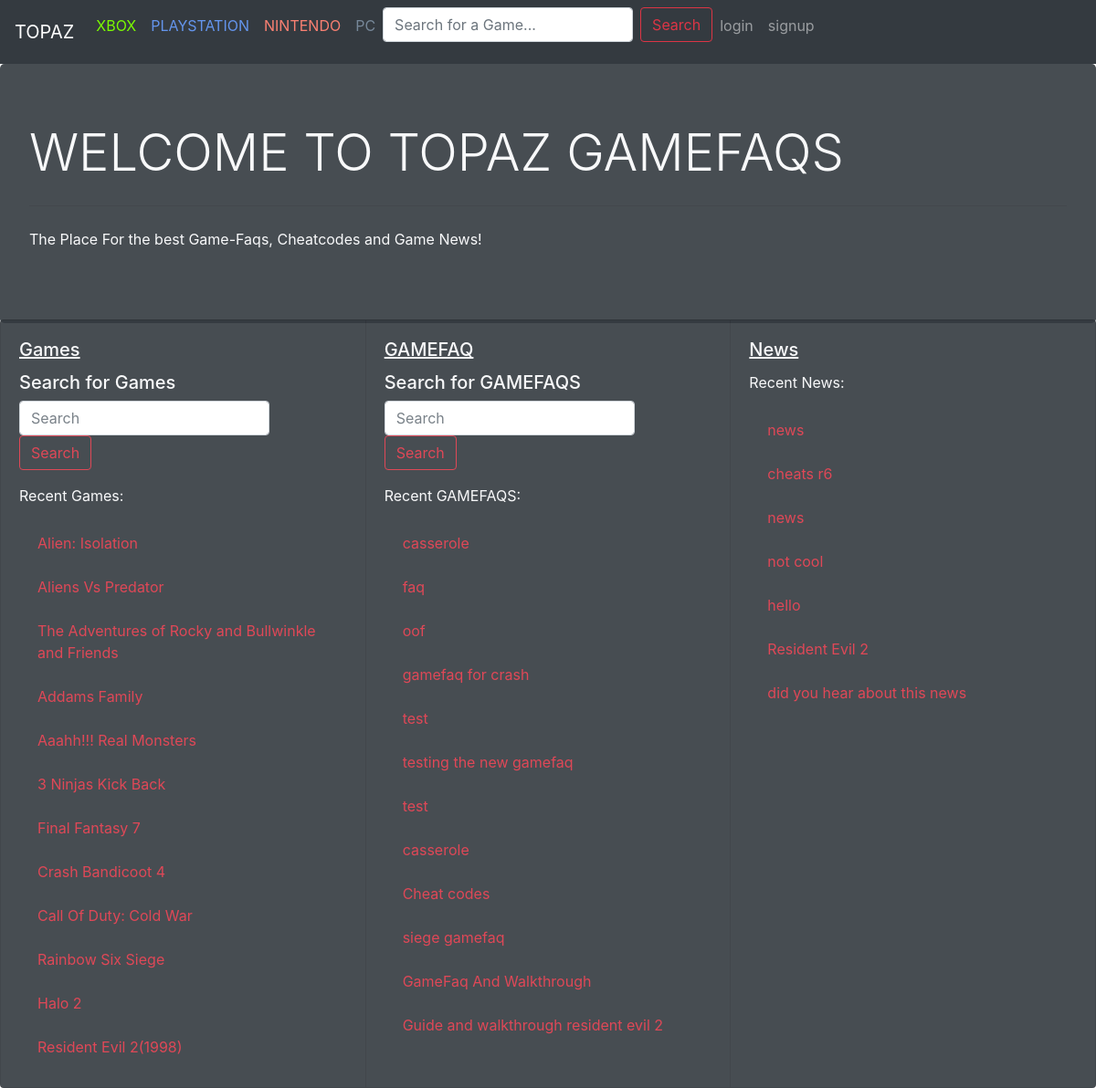
The app's page /, older data.
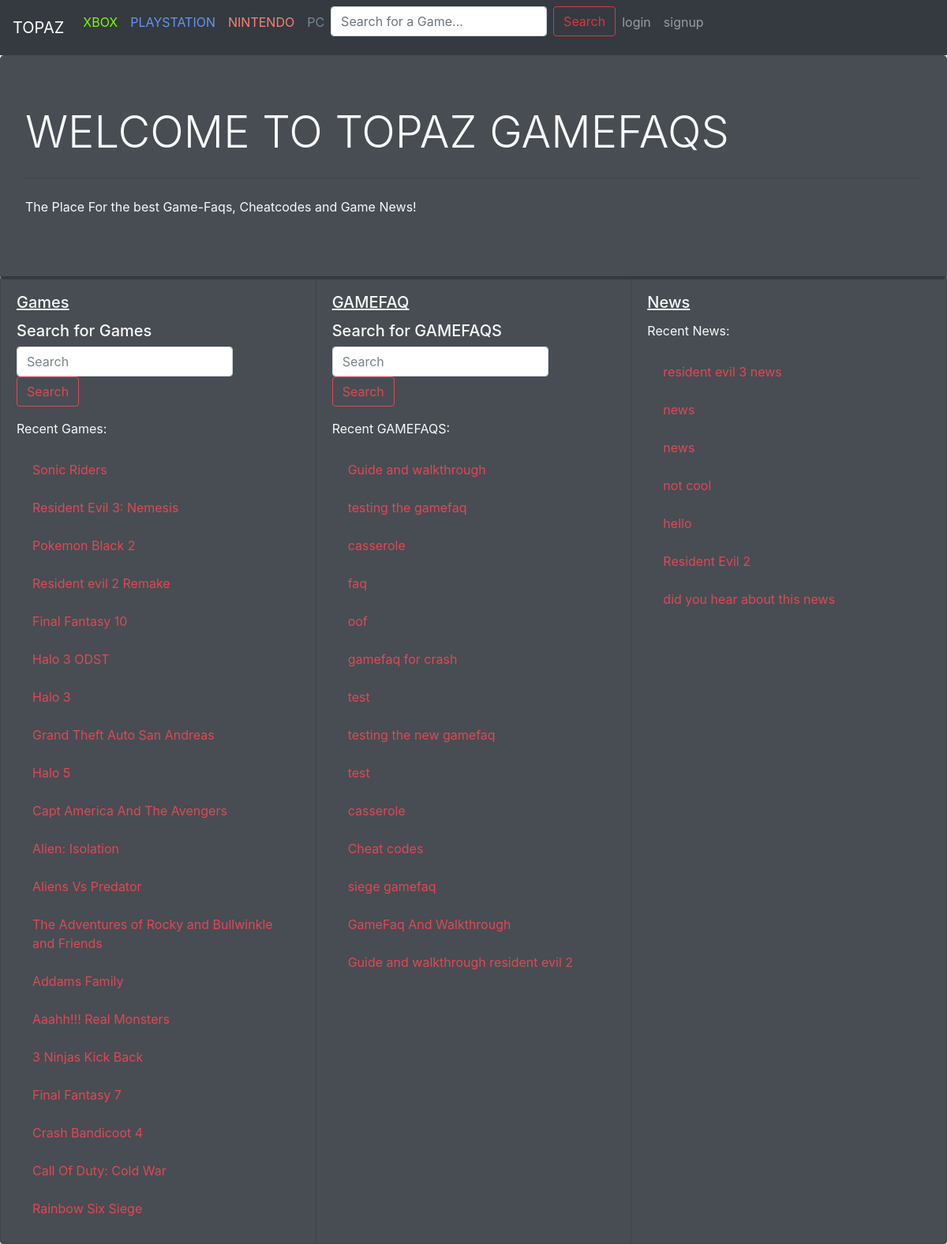
The same page, newer data.
### game_app/models.py (models this page shows, shortened)
class Game(models.Model):
    genres=[('ACTION','ACTION'),('RPG','RPG'),('SHOOTER','SHOOTER'),('HORROR',"HORROR"),]
    title = models.CharField(max_length=100)
    genre = models.TextField(
        max_length=40,
        choices= genres
    )
    consoles = models.ManyToManyField(Console, symmetrical=False, blank=True, related_name="console_game")
    date_realesed = models.DateField()
    image = models.ImageField(upload_to="gallery")

### gamefaq_app/models.py (models this page shows, shortened)
class GameFaq(models.Model):
    difficulties= [('EASY','EASY'),('INTERMEDIATE','INTERMEDIATE'),('HARD','HARD')]
    title = models.CharField(max_length=300)
    game = models.ForeignKey(Game,  on_delete=models.CASCADE, related_name="faq_game")
    body = models.TextField()
    difficulty = models.CharField(max_length=85, choices=difficulties)
    consoles = models.ForeignKey(Console,on_delete=models.CASCADE, blank=True, related_name="console_gamefaq", null=True)
    author = models.ForeignKey(GamefaqUser, on_delete=models.CASCADE, related_name="gamefaq_author")
    postdate = models.DateTimeField(default=timezone.now),
    ptype = models.CharField(max_length=25, choices=[('CHEATCODES', 'CHEATCODES'), ('GAMEFAQ', 'GAMEFAQ')], default='GAMEFAQ')
    upvotes = models.IntegerField(default=0)
    downvotes = models.IntegerField(default=0)

### news_app/models.py (models this page shows, shortened)
class Newspost(models.Model):
    title = models.CharField(max_length=150)
    body = models.TextField()
    game = models.ForeignKey(
        Game, on_delete=models.CASCADE, related_name="thegame")
    author = models.ForeignKey(
        GamefaqUser, on_delete=models.CASCADE, related_name="news_author")

### gamefaq_app/views.py (the view)
# urls.py: path('', gamefaqviews.indexview, name='home'),
def indexview(request):
    i = 0
    p = 0
    j = 0
    recentgames = []
    recentnews = []
    recentfaqs = []
    f = Game.objects.all().order_by("-id")
    for game in f:
        if i < 20:
            recentgames.append(game)
            i += 1
    n = Newspost.objects.all().order_by("-id")
    for news in n:
        if p < 20:
            recentnews.append(news)
            p += 1
    g = GameFaq.objects.all().order_by("-id")
    for faq in g:
        if j < 20:
            recentfaqs.append(faq)
            j += 1
    return render(request, "index.html", {"f": recentgames, "n": recentnews, "g": recentfaqs})

### templates/index.html (shortened to what this page needs)
{% include "bootstrap.html" %} {% include "navbar.html"%} {% load static %}
<link rel="stylesheet" href="{% static 'css/topaz.css' %}" type="text/css" />
  <div class="jumbotron bg-dark text-light" id='tron'>
    <h1 class="display-4">WELCOME TO TOPAZ GAMEFAQS</h1>
    <hr class="my-4" />
    <p>The Place For the best Game-Faqs, Cheatcodes and Game News!</p>
  </div>
  <div class="card-group">
    <div class="card bg-dark text-light" >
      <div class="card-body">
        <h5 class="card-title"><u>Games</u></h5>
           <h5> Search for Games </h5>
       <form
          class="form-inline"
          action="{% url 'search_results' %}"
          method="get"
        >
          <input
            name="q"
            class="form-control mr-sm-2"
            type="search"
            placeholder="Search"
            aria-label="Search"
          />
          <button class="btn btn-outline-danger my-2 my-sm-0" type="submit">
            Search
          </button>
        </form>
        <p class="card-text">Recent Games:</p>
        <ul class="list-group list-group-flush">
        {% for e in f %}
        <li class="list-group-item bg-dark">
          <a id="game" href="/game/{{e.id}}"class="text-danger">{{e.title}}</a>
        </li>
        {% endfor %}
        </ul>
      </div>
  </div>
      <div class="card bg-dark text-light">
        <div class="card-body">
          <h5 class="card-title"><u>GAMEFAQ</u></h5>
          <h5>Search for GAMEFAQS</h5>
              <form class="form-inline" action="{% url 'search_result' %}" method="get">
        <input
          name="q"
          class="form-control mr-sm-2"
          type="search"
          placeholder="Search"
          aria-label="Search"
        />
        <button class="btn btn-outline-danger my-2 my-sm-0" type="submit">
          Search
        </button>
        </form>
          <p class="card-text">Recent GAMEFAQS:</p>
           <ul class="list-group list-group-flush">
          {% for e in g %}
          <li class="list-group-item bg-dark">
            <a  href="/gamefaq/{{e.id}}"class="text-danger">{{e.title}}</a>
          </li>
          {% endfor %}
        </ul>
      </div>
      </div>
    <div class="card bg-dark text-light" >
      <div class="card-body">
        <h5 class="card-title"><u>News</u></h5>
        <p class="card-text">Recent News:</p>
        <ul class="list-group list-group-flush">
        {% for e in n %}
        <li class="list-group-item bg-dark">
        <a  href="/newspost/{{e.id}}" class="text-danger">{{e.title}}</a>
        </li>
        {% endfor %}
        </ul>
      </div>
    </div>
  </div>

Row changes from the older to the newer data that the page shows:
no longer on this page (row unchanged): Game: title "Halo 2"
no longer on this page (row unchanged): Game: title "Resident Evil 2(1998)"
removed Newspost: title "cheats r6"
added Game: title "Sonic Riders"
added Game: title "Resident Evil 3: Nemesis"
added Game: title "Pokemon Black 2"
added Game: title "Resident evil 2 Remake"
added Game: title "Final Fantasy 10"
added Game: title "Halo 3 ODST"
added Game: title "Halo 3"
added Game: title "Grand Theft Auto San Andreas"
added Game: title "Halo 5"
added Game: title "Capt America And The Avengers"
added GameFaq: title "Guide and walkthrough"
added GameFaq: title "testing the gamefaq"
added Newspost: title "resident evil 3 news"
